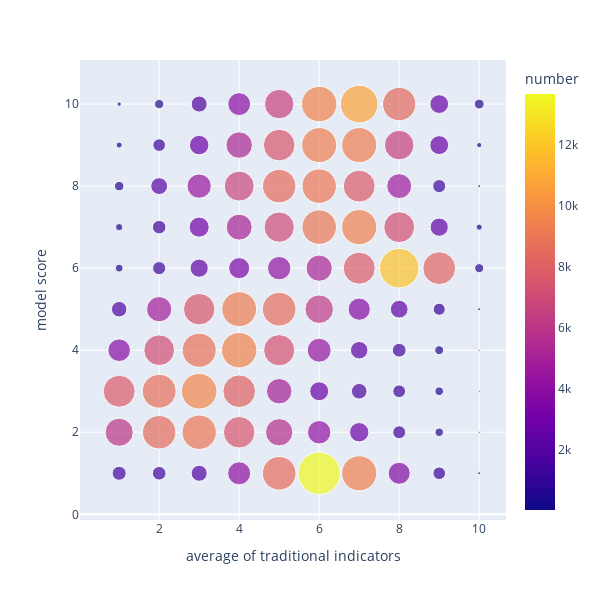

Notebook code for this chart:
### Markdown cell above
### Model 1

### Code cell
input_df = analysis_df['model1_avg']
fig = px.scatter(
    input_df, x='avg', y='score_model1',
    labels={
        'avg': 'average of traditional indicators',
        'score_model1': 'model score'
    },
    size='number', color='number', size_max=30, width=600, height=600)
fig.show()

### Figure 1 — Plotly figure (JSON) as saved in the notebook; plotly's stock layout.template omitted (floating-point values rounded to 4 significant figures)
{"data": [{"hovertemplate": "average of traditional indicators=%{x}<br>model score=%{y}<br>number=%{marker.color}<extra></extra>", "legendgroup": "", "marker": {"color": [1488, 1414, 1961, 4033, 8625, 13677, 9406, 3691, 1214, 66, 6004, 8494, 8996, 7561, 5673, 4169, 2851, 1259, 532, 36, 7764, 8705, 9649, 8104, 4938, 2735, 1861, 1230, 557, 32, 3875, 7149, 8836, 9560, 7392, 4359, 2325, 1441, 604, 34, 1835, 4837, 7536, 9256, 8620, 6171, 3750, 2404, 1101, 65, 475, 1302, 2511, 3381, 4163, 5216, 7809, 11901, 8189, 628, 406, 1388, 3084, 5135, 6974, 9079, 9437, 7253, 2532, 287, 684, 2176, 4488, 6809, 8524, 9054, 7758, 4727, 1292, 63, 277, 1207, 2892, 5319, 7636, 9333, 9366, 6620, 2716, 209, 142, 659, 1964, 3969, 6584, 9577, 10795, 8474, 2682, 729], "coloraxis": "coloraxis", "size": [1488, 1414, 1961, 4033, 8625, 13677, 9406, 3691, 1214, 66, 6004, 8494, 8996, 7561, 5673, 4169, 2851, 1259, 532, 36, 7764, 8705, 9649, 8104, 4938, 2735, 1861, 1230, 557, 32, 3875, 7149, 8836, 9560, 7392, 4359, 2325, 1441, 604, 34, 1835, 4837, 7536, 9256, 8620, 6171, 3750, 2404, 1101, 65, 475, 1302, 2511, 3381, 4163, 5216, 7809, 11901, 8189, 628, 406, 1388, 3084, 5135, 6974, 9079, 9437, 7253, 2532, 287, 684, 2176, 4488, 6809, 8524, 9054, 7758, 4727, 1292, 63, 277, 1207, 2892, 5319, 7636, 9333, 9366, 6620, 2716, 209, 142, 659, 1964, 3969, 6584, 9577, 10795, 8474, 2682, 729], "sizemode": "area", "sizeref": 15.2, "symbol": "circle"}, "mode": "markers", "name": "", "orientation": "v", "showlegend": false, "type": "scatter", "x": [1, 2, 3, 4, 5, 6, 7, 8, 9, 10, 1, 2, 3, 4, 5, 6, 7, 8, 9, 10, 1, 2, 3, 4, 5, 6, 7, 8, 9, 10, 1, 2, 3, 4, 5, 6, 7, 8, 9, 10, 1, 2, 3, 4, 5, 6, 7, 8, 9, 10, 1, 2, 3, 4, 5, 6, 7, 8, 9, 10, 1, 2, 3, 4, 5, 6, 7, 8, 9, 10, 1, 2, 3, 4, 5, 6, 7, 8, 9, 10, 1, 2, 3, 4, 5, 6, 7, 8, 9, 10, 1, 2, 3, 4, 5, 6, 7, 8, 9, 10], "xaxis": "x", "y": [1, 1, 1, 1, 1, 1, 1, 1, 1, 1, 2, 2, 2, 2, 2, 2, 2, 2, 2, 2, 3, 3, 3, 3, 3, 3, 3, 3, 3, 3, 4, 4, 4, 4, 4, 4, 4, 4, 4, 4, 5, 5, 5, 5, 5, 5, 5, 5, 5, 5, 6, 6, 6, 6, 6, 6, 6, 6, 6, 6, 7, 7, 7, 7, 7, 7, 7, 7, 7, 7, 8, 8, 8, 8, 8, 8, 8, 8, 8, 8, 9, 9, 9, 9, 9, 9, 9, 9, 9, 9, 10, 10, 10, 10, 10, 10, 10, 10, 10, 10], "yaxis": "y"}], "layout": {"coloraxis": {"colorbar": {"title": {"text": "number"}}, "colorscale": [[0, "#0d0887"], [0.1111, "#46039f"], [0.2222, "#7201a8"], [0.3333, "#9c179e"], [0.4444, "#bd3786"], [0.5556, "#d8576b"], [0.6667, "#ed7953"], [0.7778, "#fb9f3a"], [0.8889, "#fdca26"], [1, "#f0f921"]]}, "height": 600, "legend": {"itemsizing": "constant", "tracegroupgap": 0}, "margin": {"t": 60}, "width": 600, "xaxis": {"anchor": "y", "domain": [0, 1], "title": {"text": "average of traditional indicators"}}, "yaxis": {"anchor": "x", "domain": [0, 1], "title": {"text": "model score"}}}}
